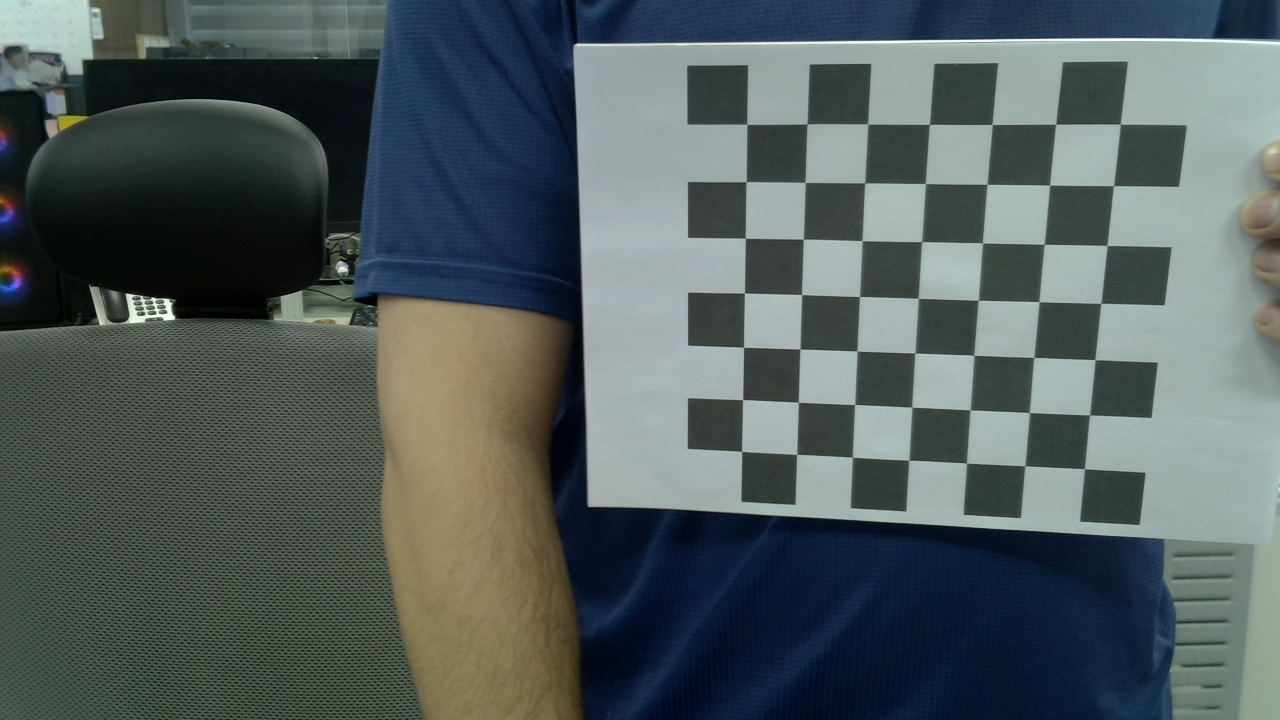
#> input picture images/img0.png, 1280 x 720 px; its folder holds only this picture in this run
$ python calibrate_camera.py --gif_path images/img0.png
#> lines starting #> are read from the running program, lines starting #| are printed output that depends on the picture
import cv2
import os
import numpy as np
import imageio
import argparse
import matplotlib.pyplot as plt

def calibration(image_path, pattern_size, square_size, criteria, gif_path=None):
#> called with image_path = 'images', pattern_size = (7, 7), square_size = 24, criteria = (3, 30, 0.001), gif_path = 'images/img0.png'
    objp = np.zeros((pattern_size[0] * pattern_size[1], 3), np.float32)
    objp[:, :2] = np.mgrid[0:pattern_size[0], 0:pattern_size[1]].T.reshape(-1, 2) * square_size

    obj_points = []
    img_points = []
    gif_frames = []

    for file in sorted(os.listdir(image_path)):
        path = os.path.join(image_path, file)
        img = cv2.imread(path)
#> img is the input picture: shape (720, 1280, 3); mean B, G, R 92.7, 92.5, 81.6
        if img is None:
            continue

        gray = cv2.cvtColor(img, cv2.COLOR_BGR2GRAY)
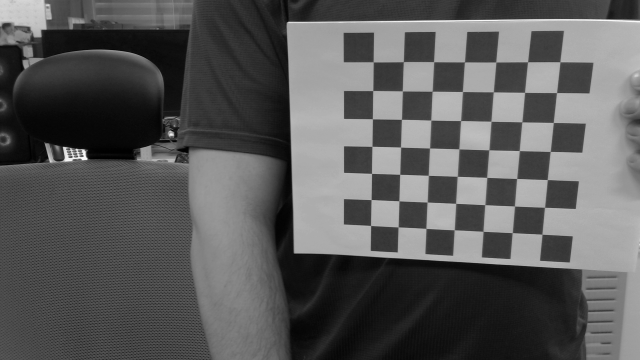
#> gray: shape (720, 1280) (shown at 1/2 size); min 0, max 249, mean 89.2
        ret, corners = cv2.findChessboardCorners(gray, pattern_size, None)
#> ret = True; corners = 49 rows, first 8: [741.4, 451.1], [742.8, 399.6], [743.5, 347.2], [744.5, 293], [745.1, 238.2], [746, 181.8], [747.3, 124.6], [796.6, 454.3]

        if ret:
            corners2 = cv2.cornerSubPix(gray, corners, (11, 11), (-1, -1), criteria)
#> corners2 = 49 rows, first 8: [741.7, 451.4], [742.6, 399.6], [743.5, 347.2], [744.4, 293.1], [745.2, 238.2], [746.1, 181.6], [746.8, 124.3], [796.6, 454.4]
            obj_points.append(objp)
            img_points.append(corners2)

            vis = cv2.drawChessboardCorners(img.copy(), pattern_size, corners2, ret)
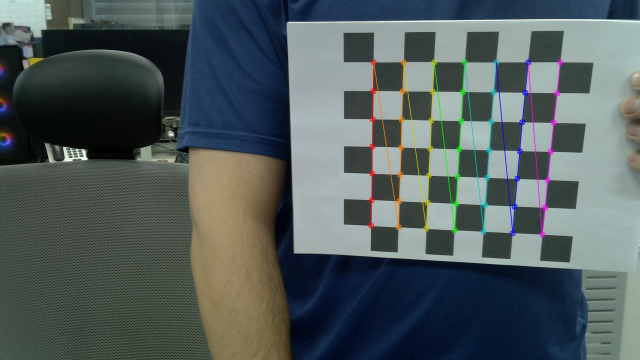
#> vis: shape (720, 1280, 3) (shown at 1/2 size); mean B, G, R 92.5, 92.4, 81.7
            gif_frames.append(cv2.cvtColor(vis, cv2.COLOR_BGR2RGB))
            cv2.imshow('Chessboard', vis)
            cv2.waitKey(200)
        else:
            print(f"Checkerboard not detected in {file}")

    cv2.destroyAllWindows()

    if gif_path and gif_frames:
        os.makedirs(os.path.dirname(gif_path), exist_ok=True)
        imageio.mimsave(gif_path, gif_frames, fps=2)
        print(f"GIF saved to {gif_path}")

    if len(obj_points) == 0:
        print("No valid detections.")
        return None

    ret, mtx, dist, rvecs, tvecs = cv2.calibrateCamera(obj_points, img_points, gray.shape[::-1], None, None)
#> ret = 0.301; mtx = [[1255.4, 0, 651.3], [0, 1206, 510.5], [0, 0, 1]]; dist = [[-0.129, 0.974, 0.0164, -0.00389, -1.76]]; rvecs = ([0.0994, 0.367, -1.53],); tvecs = ([39.1, -26.63, 543.5],)
    print("Calibration successful.")

    os.makedirs("info", exist_ok=True)
    np.savez("info/calibration.npz", camMatrix=mtx, distCoef=dist, rVector=rvecs, tVector=tvecs)
    with open("info/out_v1.txt", "w") as f:
        f.write(str(mtx) + '\n' + str(dist))

    return mtx, dist, rvecs, tvecs, obj_points, img_points

def check_calibration(img_path, camMatrix, distCoef):
#> called with img_path = 'images/img0.png', camMatrix = array of shape (3, 3), distCoef = array of shape (1, 5)
    print("<<<<<<<<< \nStarting calibration check >>>>>>")
    img = cv2.imread(img_path)
    if img is None:
        print(f"Cannot load sample image: {img_path}")
        return

    h, w = img.shape[:2]
    new_camera_matrix, roi = cv2.getOptimalNewCameraMatrix(camMatrix, distCoef, (w, h), 1)
    undistorted_img = cv2.undistort(img, camMatrix, distCoef, None, new_camera_matrix)
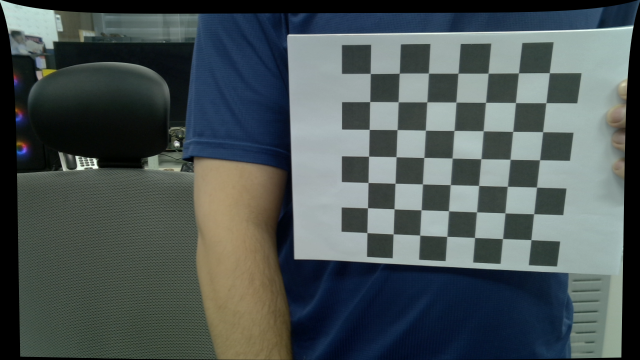
#> undistorted_img: shape (720, 1280, 3) (shown at 1/2 size); mean B, G, R 85.8, 85.6, 75.4

    x, y, w, h = roi
    undistorted_img = undistorted_img[y:y + h, x:x + w]
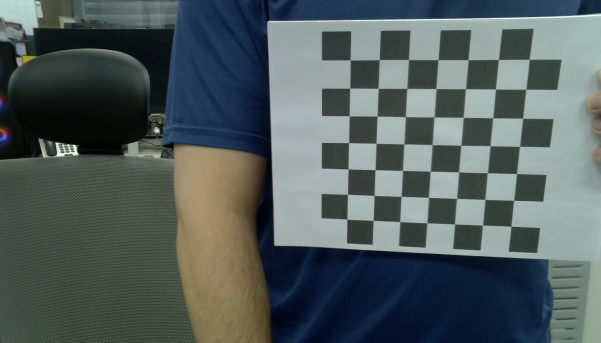
#> undistorted_img: shape (685, 1201, 3) (shown at 1/2 size); mean B, G, R 93.2, 93, 82.1

    f, (ax1, ax2) = plt.subplots(1, 2, figsize=(12, 6))
    ax1.set_title('Original Image', fontsize=30)
    ax1.imshow(cv2.cvtColor(img, cv2.COLOR_BGR2RGB))
    ax2.set_title('Undistorted Image', fontsize=30)
    ax2.imshow(cv2.cvtColor(undistorted_img, cv2.COLOR_BGR2RGB))
    plt.tight_layout()
    plt.show()
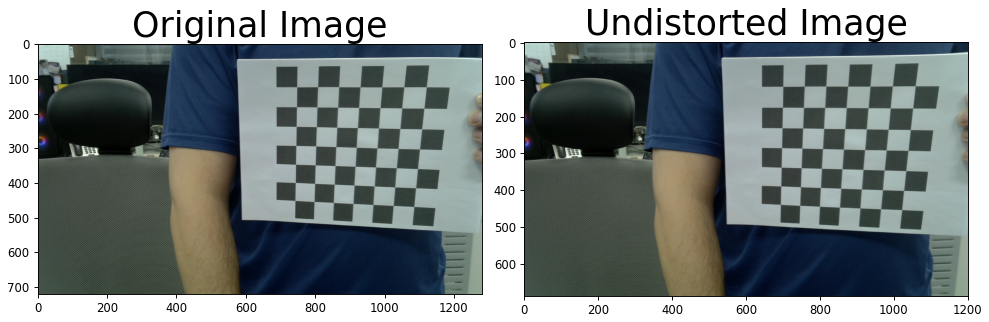
#> figure drawn by matplotlib, 2 panels


if __name__ == '__main__':
    parser = argparse.ArgumentParser()
    parser.add_argument('--images_dir', default='images')
    parser.add_argument('--pattern_size', type=int, nargs=2, default=[7, 7])
    parser.add_argument('--square_size', type=float, default=24.0)
    parser.add_argument('--gif_path', type=str, default='output/calibration.gif')
    args = parser.parse_args()

    criteria = (cv2.TERM_CRITERIA_EPS + cv2.TERM_CRITERIA_MAX_ITER, 30, 0.001)
    calibration(args.images_dir, tuple(args.pattern_size), args.square_size, criteria, args.gif_path)

    # Call the checkerboard validation on a sample image
    sample_images = [f for f in os.listdir(args.images_dir) if f.endswith('.png')]
    if sample_images:
        sample_img_path = os.path.join(args.images_dir, sample_images[0])

    if not os.path.exists("info/calibration.npz"):

        print("Calibration file not found. Please run calibrate_camera.py first.")

    data = np.load("info/calibration.npz")
    mtx = data["camMatrix"]
    dist = data["distCoef"]
    check_calibration(sample_img_path, mtx, dist)

$ run again, on images/img12.png
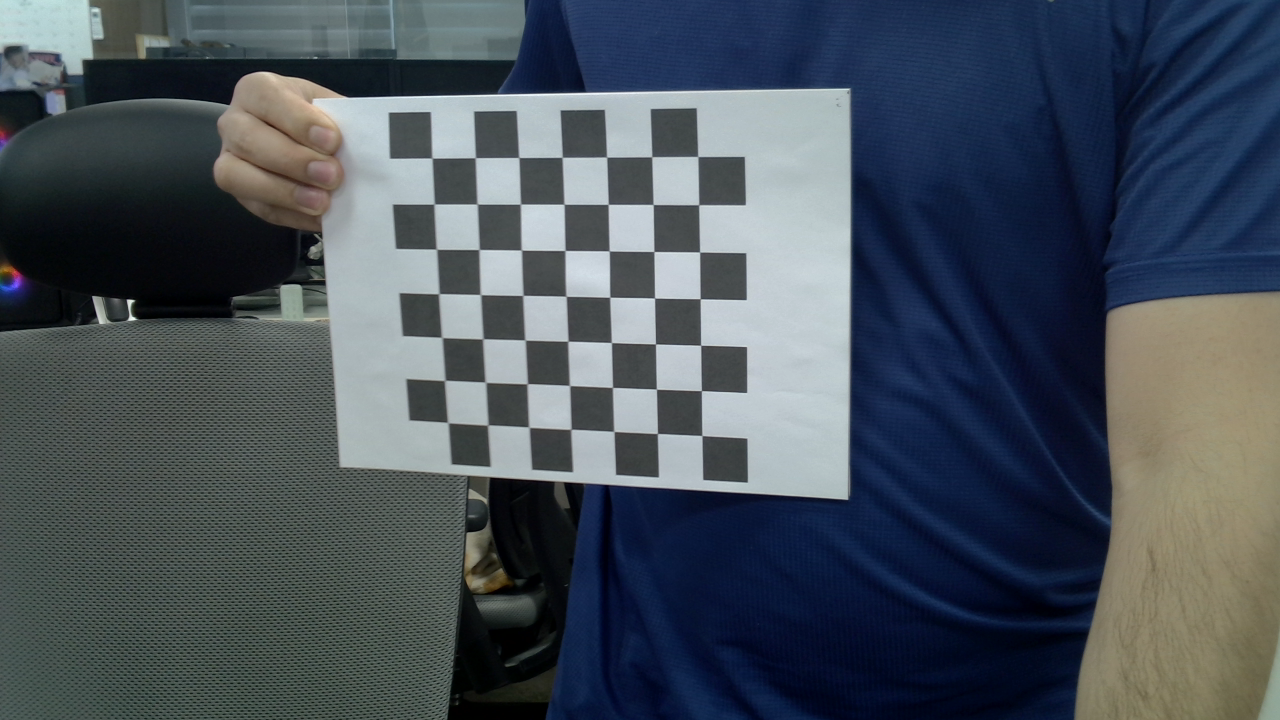
#> input picture images/img12.png, 1280 x 720 px
#> in calibration, img is the input picture: shape (720, 1280, 3); mean B, G, R 89.8, 80.7, 71.5
#> in calibration, `gray = cv2.cvtColor(img, cv2.COLOR_BGR2GRAY)`:
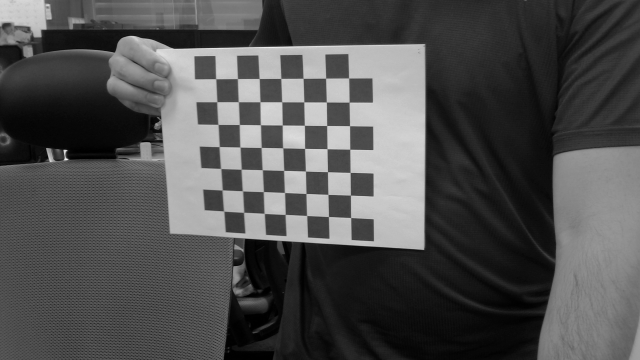
#> gray: shape (720, 1280) (shown at 1/2 size); min 0, max 248, mean 79
#> in calibration, `ret, corners = cv2.findChessboardCorners(gray, pattern_size, None)`: ret = True; corners = 49 rows, first 8: [447.8, 422.6], [444.7, 380.5], [442, 337.5], [439, 293.6], [436.6, 249.2], [434.1, 203.9], [432, 158.1], [487.9, 425]
#> corners2 = 49 rows, first 8: [447.9, 422.6], [444.7, 380.4], [441.8, 337.4], [438.8, 293.7], [436.5, 249.3], [434.1, 204.1], [432, 158.1], [487.7, 425]
#> in calibration, `ret, mtx, dist, rvecs, tvecs = cv2.calibrateCamera(obj_points, img_poi..`: ret = 0.359; mtx = [[1010.1, 0, 766.1], [0, 1014.5, 343.6], [0, 0, 1]]; dist = [[-0.427, 1.14, -0.0175, -0.0303, 0.0494]]; rvecs = ([-0.00872, 0.237, -1.55],); tvecs = ([-176.1, 45.07, 554.3],)
#> in check_calibration, `plt.show()`:
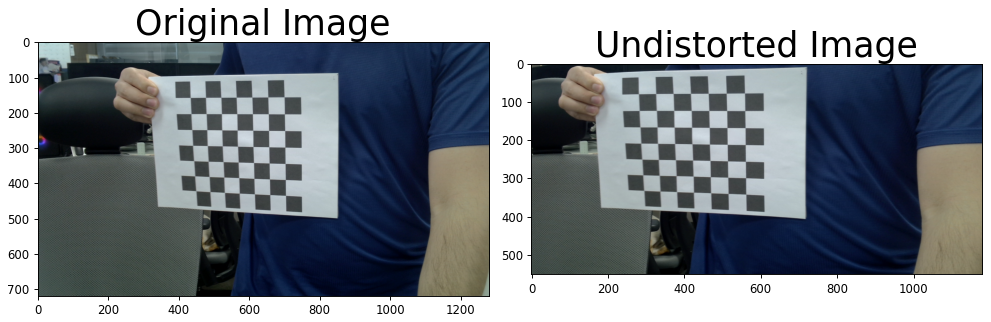
#> figure drawn by matplotlib, 2 panels

$ run again, on images/img13.png
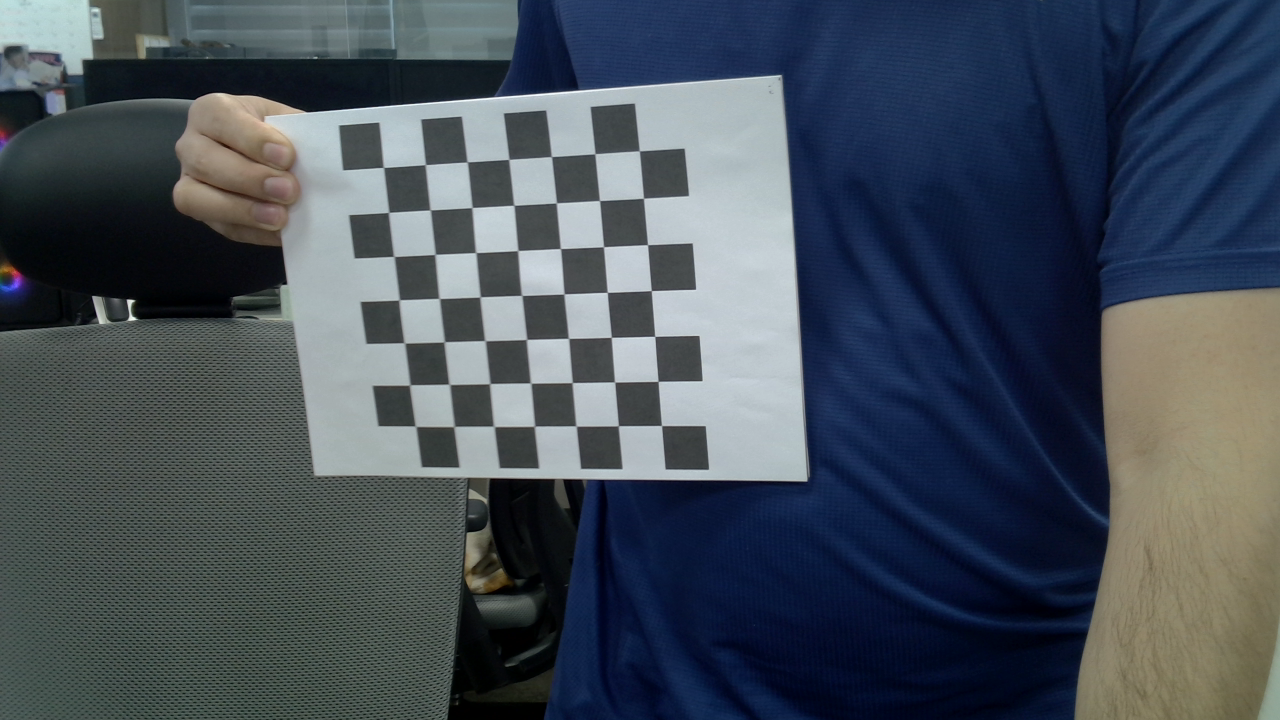
#> input picture images/img13.png, 1280 x 720 px
#> in calibration, img is the input picture: shape (720, 1280, 3); mean B, G, R 88.3, 78.3, 69
#> in calibration, `gray = cv2.cvtColor(img, cv2.COLOR_BGR2GRAY)`:
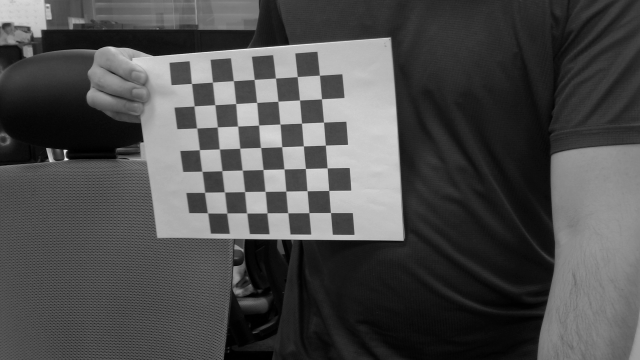
#> gray: shape (720, 1280) (shown at 1/2 size); min 0, max 249, mean 76.7
#> in calibration, `ret, corners = cv2.findChessboardCorners(gray, pattern_size, None)`: ret = True; corners = 49 rows, first 8: [639.3, 150.9], [643.5, 198.3], [647.5, 244.7], [651.4, 290.6], [654.8, 336.4], [658.1, 381.4], [661.5, 425.5], [594.9, 153.8]
#> corners2 = 49 rows, first 8: [639.3, 150.8], [643.5, 198.3], [647.5, 244.6], [651.3, 290.6], [654.7, 336.3], [658, 381.4], [661.5, 425.5], [594.9, 153.8]
#> in calibration, `ret, mtx, dist, rvecs, tvecs = cv2.calibrateCamera(obj_points, img_poi..`: ret = 0.372; mtx = [[996.8, 0, 742.2], [0, 1011.5, 331], [0, 0, 1]]; dist = [[-0.267, -0.434, -0.00736, -0.0489, 5.35]]; rvecs = ([0.287, 0.0455, 1.52],); tvecs = ([-52.19, -91.97, 518.5],)
#> in check_calibration, `plt.show()`:
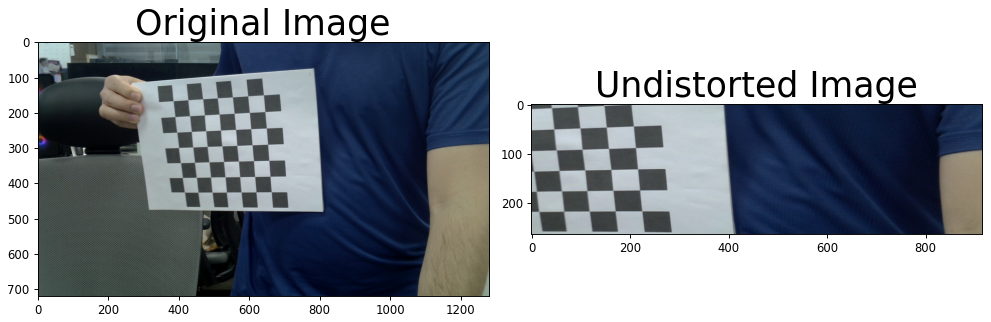
#> figure drawn by matplotlib, 2 panels
